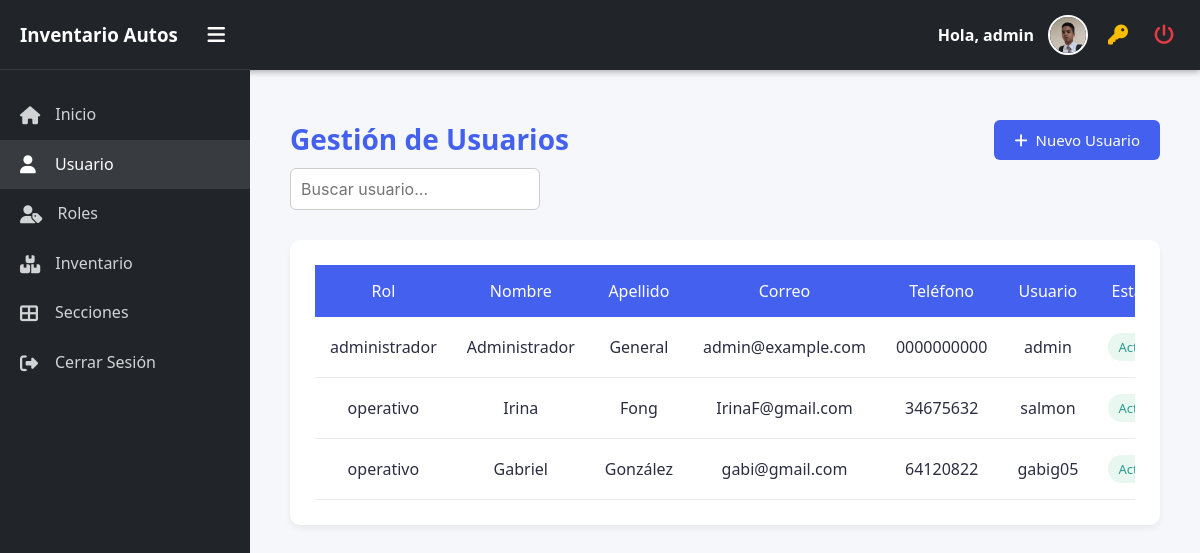
/Usuarios/usuario.php (signed in), run on the app's committed database.
### tables this page shows
CREATE TABLE IF NOT EXISTS `usuarios` (
  `id_usuario` int NOT NULL AUTO_INCREMENT,
  `nombre` varchar(100) NOT NULL,
  `apellido` varchar(100) NOT NULL,
  `correo` varchar(100) NOT NULL,
  `telefono` varchar(100) NOT NULL,
  `usuario` varchar(50) NOT NULL,
  `password` varchar(255) NOT NULL,
  `activo` tinyint(1) DEFAULT '1',
  PRIMARY KEY (`id_usuario`),
  UNIQUE KEY `usuario` (`usuario`)
);

CREATE TABLE IF NOT EXISTS `roles` (
  `id_rol` int NOT NULL AUTO_INCREMENT,
  `nombre_rol` varchar(50) DEFAULT NULL,
  PRIMARY KEY (`id_rol`),
  UNIQUE KEY `nombre` (`nombre_rol`)
);

### clases/conexion.php (called while the page is built, shortened)
<?php
class mod_db implements ICRUD
{
	private $conexion;
	public function __construct()
	{
		$sql_host = "localhost";
		$sql_name = "rastro_autos";
		$sql_user = "yonielvegas";
		$sql_pass = "elvamp_2415";
		$dsn = "mysql:host=$sql_host;dbname=$sql_name;charset=utf8";
		try {
			$this->conexion = new PDO($dsn, $sql_user, $sql_pass);
			$this->conexion->setAttribute(PDO::ATTR_ERRMODE, PDO::ERRMODE_EXCEPTION);
		} catch (PDOException $e) {
			echo "Error de conexión: " . $e->getMessage();
			exit;
		}
	}
		public function query($sql) {
		try {
			$stmt = $this->conexion->query($sql);
			return $stmt->fetchAll(PDO::FETCH_ASSOC);
		} catch (PDOException $e) {
			echo "Error en query(): " . $e->getMessage();
			return false;
		}
	}public function queryEspecifico($sql, $params = []) {
    try {
        $stmt = $this->conexion->prepare($sql);
        $stmt->execute($params);
        return $stmt->fetchAll(PDO::FETCH_ASSOC);
    } catch (PDOException $e) {
        echo "Error en queryEspecifico(): " . $e->getMessage();
        return false;
    }
}
}
?>

### Usuarios/usuario.php (the view, shortened to what this page needs)
<?php
include '../comunes/navbar.php';
require_once '../clases/conexion.php';
$db = new mod_db();
$usuarios = $db->query("
  SELECT u.*, r.nombre_rol
  FROM usuarios u
  LEFT JOIN usuarios_roles ur ON u.id_usuario = ur.id_usuario
  LEFT JOIN roles r ON ur.id_rol = r.id_rol
  WHERE r.id_rol IN (1, 2)
");
function badgeEstado($activo) {
  return $activo == 1 ? '<span class="badge badge-success">Activo</span>' : '<span class="badge badge-danger">Inactivo</span>';
}
?>
<!DOCTYPE html>
<html lang="es">
<head>
  <link rel="stylesheet" href="https://cdnjs.cloudflare.com/ajax/libs/font-awesome/5.15.4/css/all.min.css" />
  <link rel="stylesheet" href="../estilos/estiloLista.css" />
</head>
<body>
<?php include '../comunes/sidebar.php'; ?>
<div class="main-content" id="mainContent" style="padding-top: 70px;">
  <div class="container">
    <div class="header">
      <div class="header-left">
        <h1>Gestión de Usuarios</h1>
        <div class="search-bar">
          <input type="text" id="busqueda" placeholder="Buscar usuario...">
        </div>
      </div>
      <a href="#" class="btn btn-primary" onclick="abrirModalUsuario(); return false;">
        <i class="fas fa-plus"></i> Nuevo Usuario
      </a>
    </div>
    <div class="card">
      <div class="table-responsive">
        <table id="tablaUsuarios">
          <thead>
            <tr>
              <th>Rol</th>
              <th>Nombre</th>
              <th>Apellido</th>
              <th>Correo</th>
              <th>Teléfono</th>
              <th>Usuario</th>
              <th>Estado</th>
            </tr>
          </thead>
          <tbody>
            <?php foreach ($usuarios as $usuario): ?>
              <tr>
                <td><?= htmlspecialchars($usuario['nombre_rol']) ?></td>
                <td><?= htmlspecialchars($usuario['nombre']) ?></td>
                <td><?= htmlspecialchars($usuario['apellido']) ?></td>
                <td><?= htmlspecialchars($usuario['correo']) ?></td>
                <td><?= htmlspecialchars($usuario['telefono']) ?></td>
                <td><?= htmlspecialchars($usuario['usuario']) ?></td>
                <td><?= badgeEstado($usuario['activo']) ?></td>
              </tr>
            <?php endforeach; ?>
          </tbody>
        </table>
      </div>
    </div>
  </div>
</div>
</body>
</html>

### estilos/estiloLista.css (style rules this page uses)
:root { --primary: #4361ee; --primary-dark: #3a56d4; --primary-color: #4361ee; --primary-hover: #3a56d4; --success-color: #4cc9f0; --success-hover: #3aa8d4; --danger-color: #f72585; --danger-hover: #d51a6f; --text-color: #2b2d42; --gray: #6c757d; --border: #dee2e6; --border-color: #e9ecef; --shadow: 0 4px 6px rgba(0, 0, 0, 0.05); --sidebar-width: 250px; --sidebar-collapsed-width: 80px; }
* { margin: 0; padding: 0; box-sizing: border-box; font-family: 'Segoe UI', Tahoma, Geneva, Verdana, sans-serif; }
body { background-color: #f5f7fa; color: var(--text-color); }
.main-content { margin-left: var(--sidebar-width); transition: margin-left 0.3s ease; padding: 20px; }
.container { max-width: 1400px; margin: 30px auto; padding: 20px; }
.header { display: flex; justify-content: space-between; align-items: center; margin-bottom: 30px; flex-wrap: wrap; gap: 20px; }
h1 { color: var(--primary); font-weight: 600; font-size: 28px; }
.card { background: white; border-radius: 10px; box-shadow: var(--shadow); padding: 25px; margin-bottom: 30px; overflow: hidden; }
.table-responsive { overflow-x: auto; }
table { width: 100%; border-collapse: collapse; min-width: 1000px; }
thead { background-color: var(--primary-color); color: white; }
th { padding: 15px; text-align: center; font-weight: 500; }
td { padding: 12px 15px; border-bottom: 1px solid var(--border-color); text-align: center; vertical-align: middle; }
.badge { display: inline-block; padding: 5px 10px; border-radius: 50px; font-size: 13px; font-weight: 500; text-align: center; }
.badge-success { background-color: #e8f7f0; color: #2a9d8f; }
.btn { display: inline-flex; align-items: center; gap: 8px; padding: 10px 20px; border-radius: 6px; font-weight: 500; cursor: pointer; transition: all 0.3s ease; text-decoration: none; border: none; font-size: 15px; }
.btn-primary { background-color: var(--primary); color: white; }
.search-bar { width: 250px; }
.search-bar input { width: 100%; padding: 8px 12px; border: 1px solid #ccc; border-radius: 8px; font-size: 16px; display: block; }

### Usuarios/modal_usuario.php (style rules this page uses)
input, select { width: 100%; padding: 12px; font-size: 15px; border: 1px solid #dcdcdc; border-radius: 8px; background: #fff; transition: border 0.2s ease; font-family: 'Inter', sans-serif; }

### Usuarios/usuario.php (style rules this page uses)
.header { display: flex; justify-content: space-between; align-items: flex-start; flex-wrap: wrap; gap: 15px; }
.header-left { display: flex; flex-direction: column; align-items: flex-start; flex: 1; }
.search-bar { margin-top: 10px; }
.search-bar input { padding: 10px; width: 100%; max-width: 400px; border: 1px solid #ccc; border-radius: 6px; font-size: 16px; }

### comunes/sidebar.php (style rules this page uses)
:root { --primary: #4361ee; --dark: #212529; --sidebar-width: 250px; --sidebar-collapsed-width: 80px; --header-height: 70px; }

### data on the page
usuarios: roles.nombre_rol "administrador", nombre "Administrador", apellido "General", correo "admin@example.com", telefono "0000000000", usuario "admin", activo "Activo"
usuarios: roles.nombre_rol "operativo", nombre "Irina", apellido "Fong", correo "IrinaF@gmail.com", telefono "34675632", usuario "salmon", activo "Activo"
usuarios: roles.nombre_rol "operativo", nombre "Gabriel", apellido "González", correo "gabi@gmail.com", telefono "64120822", usuario "gabig05", activo "Activo"
